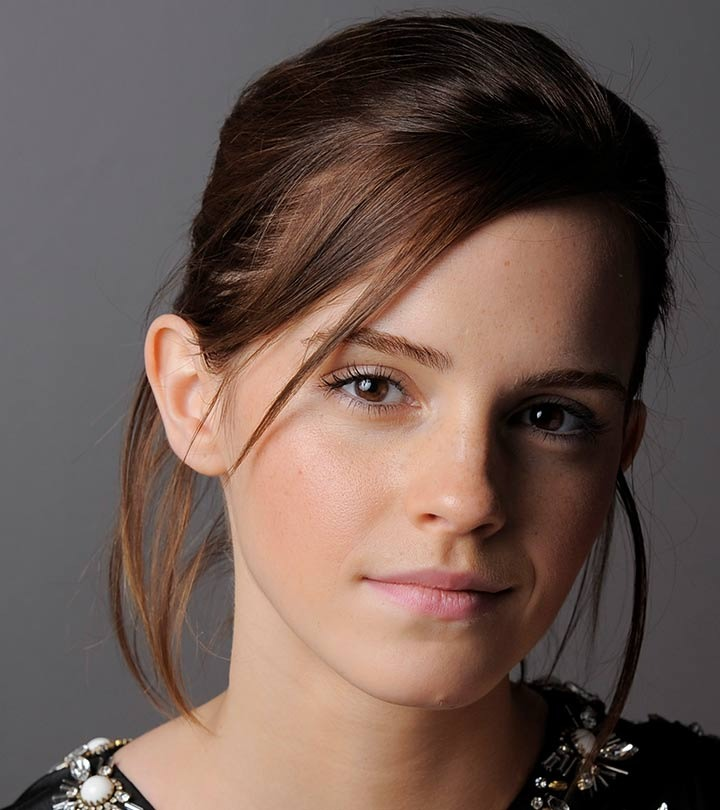
#> input picture images/images/q1.jpeg, 720 x 810 px, found by its file name
$ jupyter execute --allow-errors EN3160_A01.ipynb
#> lines starting #> are read from the running program, lines starting #| are printed output that depends on the picture
<a href="https://colab.research.google.com/github/NisalJayaweera/EN3160-Assignment-1-on-Intensity-Transformations-and-Neighborhood-Filtering/blob/main/Intensity_Transformation_Assignment.ipynb" target="_parent"></a>

#EN3160 Assignment 1 on Intensity Transformations and Neighborhood Filtering.

**230300C - Jayaweera N.S.**

 [**GitHub Repository**](https://github.com/NisalJayaweera/EN3160-Assignment-1-on-Intensity-Transformations-and-Neighborhood-Filtering/tree/main)

[cell 1]
import numpy as np
import matplotlib.pyplot as plt
from skimage import img_as_ubyte
from skimage.color import rgb2gray
from skimage.io import imread
import cv2

def show(images, titles, cmap=None, figsize=(5.33,1.22), suptitle=None):

    n = len(images)
    fig, ax = plt.subplots(1, n, figsize=figsize)
    if n == 1:
        ax = [ax]
    for a, im, t in zip(ax, images, titles):
        if im.ndim == 2:
            a.imshow(im, cmap=cmap or 'gray')
        else:
            a.imshow(cv2.cvtColor(im, cv2.COLOR_BGR2RGB))
        a.set_title(t)
        a.axis('off')
    if suptitle:
        fig.suptitle(suptitle)
    plt.tight_layout()
    plt.show()

**1. Piecewise-Linear Intensity Transformation**

[cell 2]
def intensity_transform(im, breakpoints):
    bp = sorted(breakpoints, key=lambda p: p[0])
    xs = np.array([p[0] for p in bp], dtype=np.float64)
    ys = np.array([p[1] for p in bp], dtype=np.float64)
    lut = np.zeros(256, dtype=np.uint8)
    for i in range(len(xs) - 1):
        x0, x1 = xs[i], xs[i+1]
        y0, y1 = ys[i], ys[i+1]
        if x1 <= x0:
            continue
        xr = np.arange(int(x0), int(x1) + 1)
        yr = y0 + (y1 - y0) * (xr - x0) / (x1 - x0)
        lut[int(x0):int(x1)+1] = np.clip(np.round(yr), 0, 255).astype(np.uint8)
    out = cv2.LUT(im, lut)
    return out, lut

[cell 3]
im1 = cv2.imread(f"/images/q1.jpeg", cv2.IMREAD_GRAYSCALE)
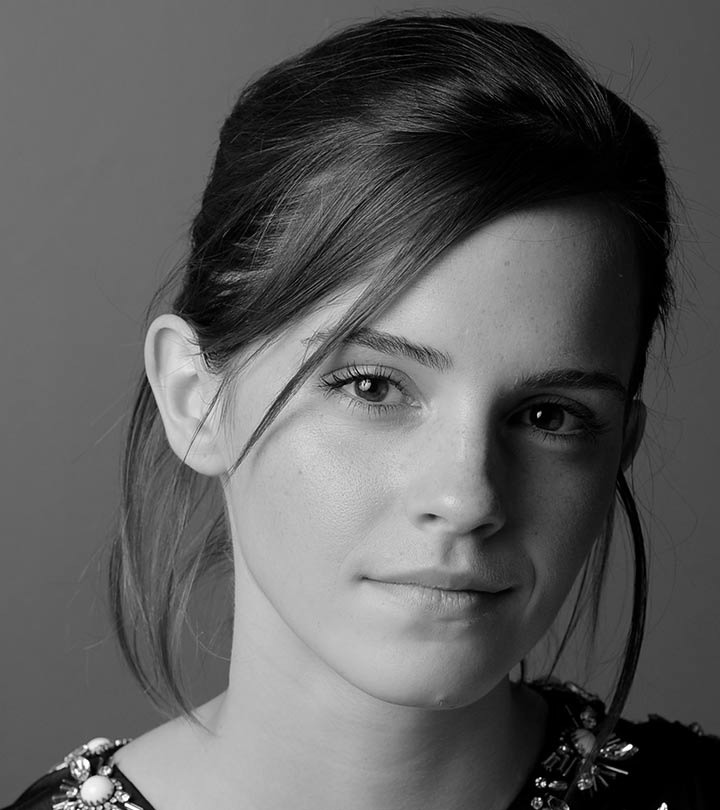
#> im1: shape (810, 720); min 0, max 255, mean 92.3

breakpoints_default = [(0,0), (50,50), (100,150), (150,255), (255,255)]
out1, lut1 = intensity_transform(im1, breakpoints_default)
#> in intensity_transform, `out = cv2.LUT(im, lut)`:
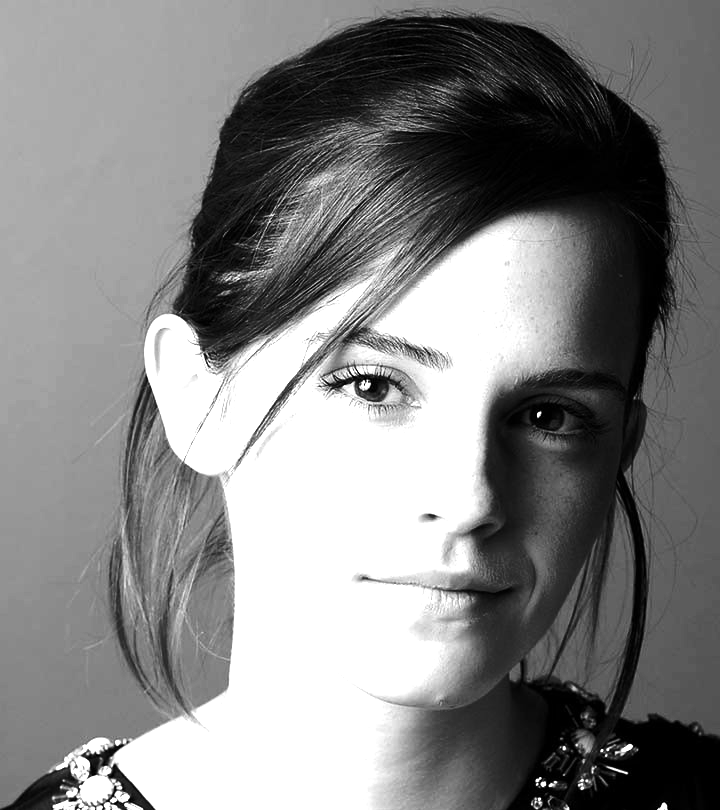
#> out: shape (810, 720); min 0, max 255, mean 131.2
#> lut1 = 256 values from 0 to 255

breakpoints_scurve = [(0,0), (60,30), (120,110), (190,225), (255,255)]
out1b, lut1b = intensity_transform(im1, breakpoints_scurve)
#> in intensity_transform (call 2), `out = cv2.LUT(im, lut)`:
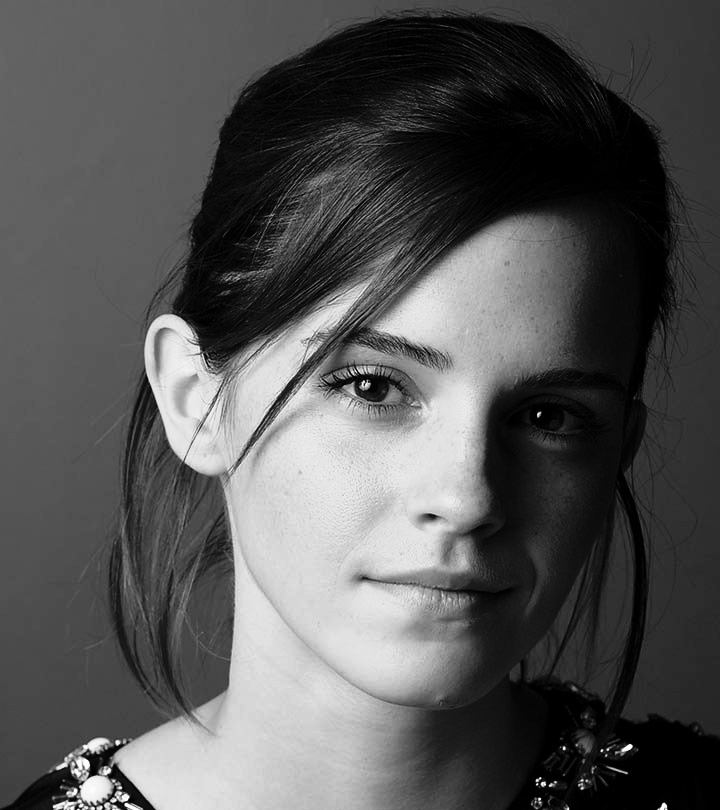
#> out: shape (810, 720); min 0, max 255, mean 85
#> lut1b = 256 values from 0 to 255

fig, ax = plt.subplots(1, 2, figsize=(5.4,1.9))
ax[0].plot(lut1, label="default breakpoints")
ax[0].plot(lut1b, label="tuned S-curve")
ax[0].plot([0,255],[0,255],'k--',linewidth=0.7,label="identity")
ax[0].set_xlabel("Input intensity"); ax[0].set_ylabel("Output intensity")
ax[0].set_title("Intensity transformation curves"); ax[0].legend(fontsize=8)
ax[1].axis('off')
plt.tight_layout(); plt.show()
#> after `plt.tight_layout()`:
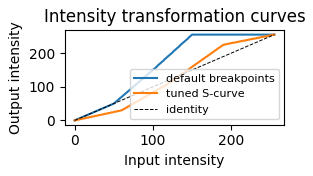
#> figure drawn by matplotlib, 1 panel; curve peaks at x = 150, y = 255; curve peaks at x = 254, y = 255

show([im1, out1, out1b],
     ["Original", "Default breakpoints", "Tuned S-curve"],
     figsize=(5.33,1.3))
#> in show, `n = len(images)`: n = 3
#> the loop in show, `for a, im, t in zip(ax, images, titles):` made 3 passes
#> t on passes 1 to 3: 'Original', 'Default breakpoints', 'Tuned S-curve'

**2. Accentuating White Matter and Gray Matter in a Brain PD Image**

[cell 4]
brain = cv2.imread(f"/images/q2.jpeg", cv2.IMREAD_GRAYSCALE)
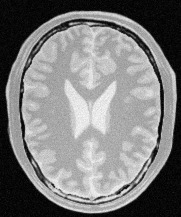
#> input picture images/images/q2.jpeg, 181 x 217 px, found by its file name
#> brain is the input picture: shape (217, 181); min 0, max 251, mean 123.8

hist = cv2.calcHist([brain], [0], None, [256], [0,256]).flatten()
#> hist = 256 values, max 1067 at index 7, min 0 at index 252, mean 153.4
plt.figure(figsize=(3.6,1.6))
plt.plot(hist)
plt.title("Brain image histogram")
plt.xlabel("Intensity"); plt.ylabel("Pixel count")
plt.show()
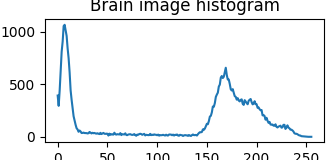
#> figure drawn by matplotlib, 1 panel; curve peaks at x = 7, y = 1067

[cell 5]
wm_breakpoints_list = np.array([(0,0), (180,60), (225,255), (255,255)])
gm_breakpoints_list = np.array([(0,0), (130,40), (180,215), (255,255)])

wm_breakpoints = np.array(wm_breakpoints_list)
gm_breakpoints = np.array(gm_breakpoints_list)

wm_img, wm_lut = intensity_transform(brain, wm_breakpoints)
#> in intensity_transform (call 3), `out = cv2.LUT(im, lut)`:
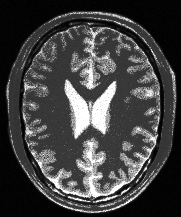
#> out: shape (217, 181); min 0, max 255, mean 65.9
#> wm_lut = 256 values from 0 to 255
gm_img, gm_lut = intensity_transform(brain, gm_breakpoints)
#> in intensity_transform (call 4), `out = cv2.LUT(im, lut)`:
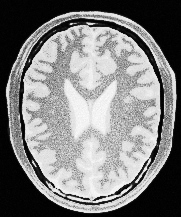
#> out: shape (217, 181); min 0, max 253, mean 126.6
#> gm_lut = 256 values from 0 to 255

fig, ax = plt.subplots(1,2, figsize=(5.4,1.9))
ax[0].plot(wm_lut); ax[0].set_title("White-matter transform"); ax[0].set_xlabel("Input"); ax[0].set_ylabel("Output")
ax[1].plot(gm_lut); ax[1].set_title("Gray-matter transform"); ax[1].set_xlabel("Input"); ax[1].set_ylabel("Output")
plt.tight_layout(); plt.show()
#> after `plt.tight_layout()`:
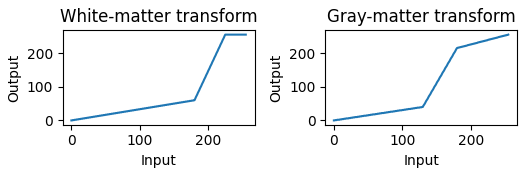
#> figure drawn by matplotlib, 2 panels; panel 1: curve peaks at x = 225, y = 255; panel 2: curve peaks at x = 255, y = 255

show([brain, wm_img, gm_img],
     ["Original", "White matter accentuated", "Gray matter accentuated"], figsize=(5.33,1.3))
#> the loop in show (call 2), `for a, im, t in zip(ax, images, titles):` made 3 passes
